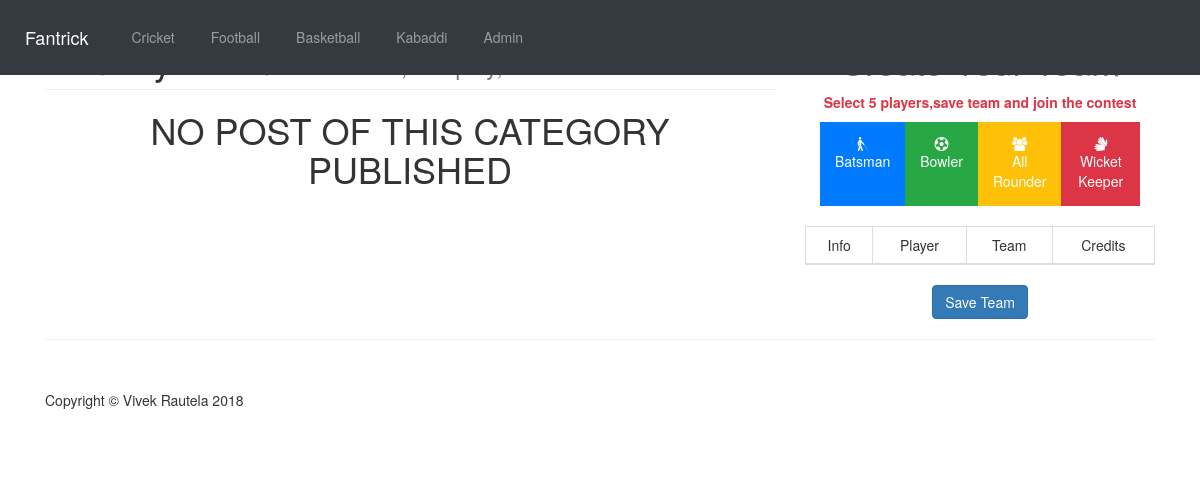
/category.php, run on an earlier commit of the app's database.
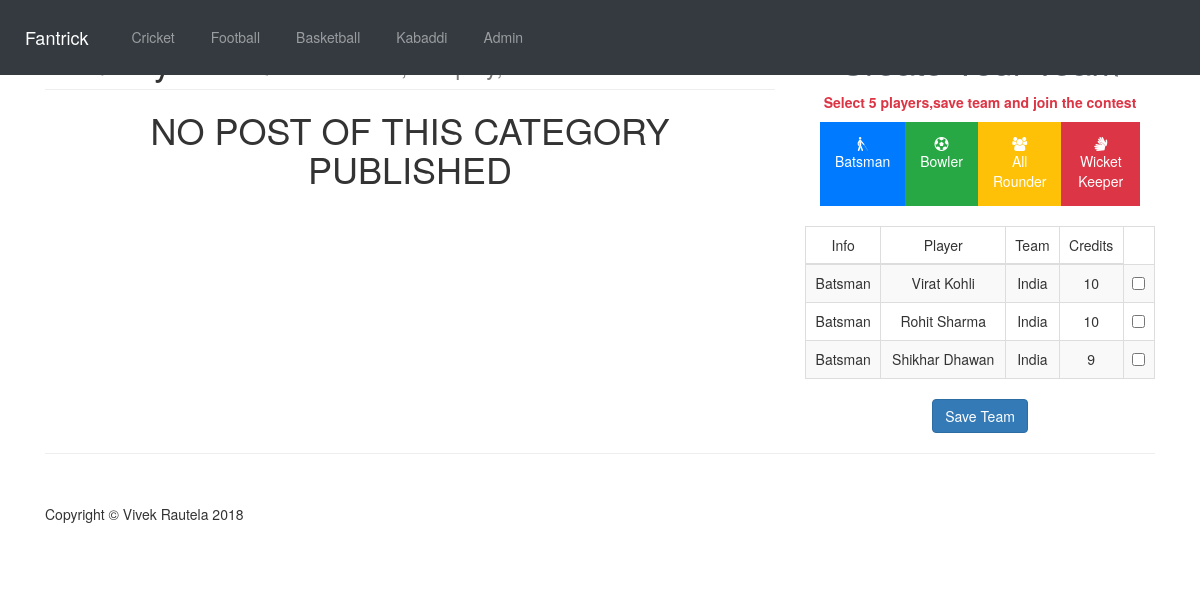
And on a later commit of the database.
### tables this page shows
CREATE TABLE `categories` (
  `cat_id` int(11) NOT NULL,
  `cat_title` varchar(255) NOT NULL
);

CREATE TABLE `squad` (
  `id` int(11) NOT NULL,
  `info` varchar(255) NOT NULL,
  `player` varchar(255) NOT NULL,
  `team` varchar(255) NOT NULL,
  `credits` float NOT NULL
);

### includes/select.php (the view, shortened to what this page needs)
<div id="home">
<table class="table table-striped table-bordered">
  <thead>
    <td>Info</td>
    <td>Player</td>
    <td>Team</td>
    <td>Credits</td>
  </thead>
  <tbody>
   <?php
    $info="batsman";
     $select_query=mysqli_query($connection,"SELECT * from squad where info='$info' ");
     while($row=mysqli_fetch_array($select_query)){
       $info=$row['info'];
       $player=$row['player'];
       $team=$row['team'];
       $credits=$row['credits'];
    ?>
    <tr>
      <td><?php echo ucwords($info); ?></td>
      <td><?php echo ucwords($player); ?></td>
      <td><?php echo ucwords($team); ?></td>
      <td><?php echo ucwords($credits); ?></td>
      <td>
       <input type="checkbox" name="player[]" value="<?php echo $player;?>">
      </td>
    </tr>
<?php } ?>
  </tbody>
</table>
</div>

### includes/navigation.php (shortened to what this page needs)
<?php include "includes/db.php" ?>
<nav class="navbar navbar-expand-md bg-dark navbar-dark navbar-fixed-top">
  <a class="navbar-brand" href="#">Fantrick</a>
  <div class="collapse navbar-collapse" id="collapsibleNavbar">
    <ul class="navbar-nav">
     <?php
      $select="SELECT * FROM categories";
      $categories_select=mysqli_query($connection,$select);
      while($row=mysqli_fetch_assoc($categories_select)){
        $cat_title=$row['cat_title'];
        echo "<li class='nav-item btn btn-dark'><a href='#' class='nav-link'>{$cat_title}</a></li>";
      }
      ?>
  <li class="nav-item btn btn-dark">
            <a href="./admin/index.php" class="nav-link">Admin</a>
        </li>
    </ul>
  </div>
</nav>

What changed in the data, as far as the page shows it:
added squad: info "Batsman", player "Virat Kohli", team "India", credits "10"
added squad: info "Batsman", player "Rohit Sharma", team "India", credits "10"
added squad: info "Batsman", player "Shikhar Dhawan", team "India", credits "9"
